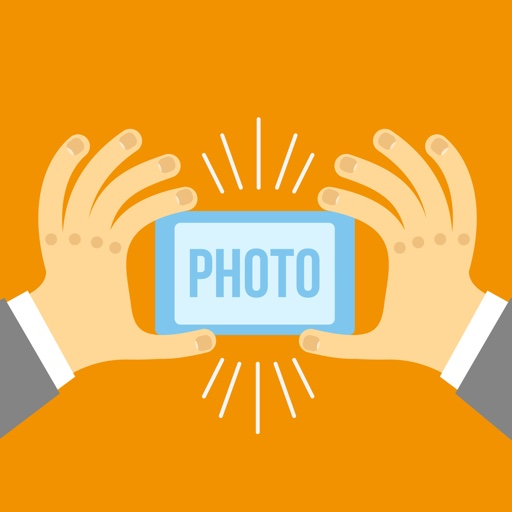
#> input picture img_filters/im.jpg, 512 x 512 px
$ python pil_stuff.py
#> lines starting #> are read from the running program, lines starting #| are printed output that depends on the picture
from PIL import Image, ImageFilter

im = Image.open('./im.jpg')
#> im is the input picture: PIL image 512x512 RGB; mean R, G, B 234.3, 167.3, 60.2

filt_img = im.filter(ImageFilter.MedianFilter(15))
filt_img.show()

filt_img = im.filter(ImageFilter.MinFilter(15))
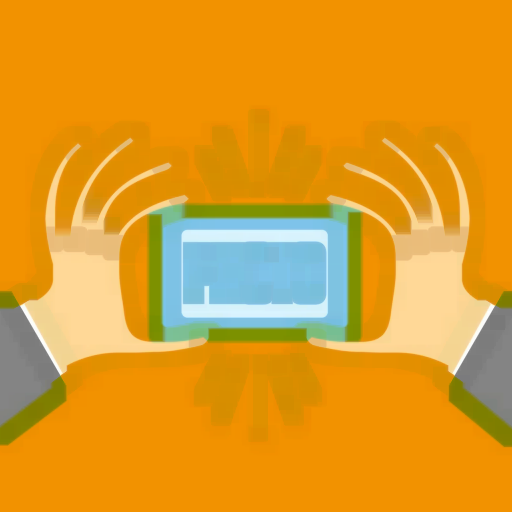
#> filt_img: PIL image 512x512 RGB; mean R, G, B 221.8, 155.5, 38.3
filt_img.show()

filt_img = im.filter(ImageFilter.MaxFilter(3))
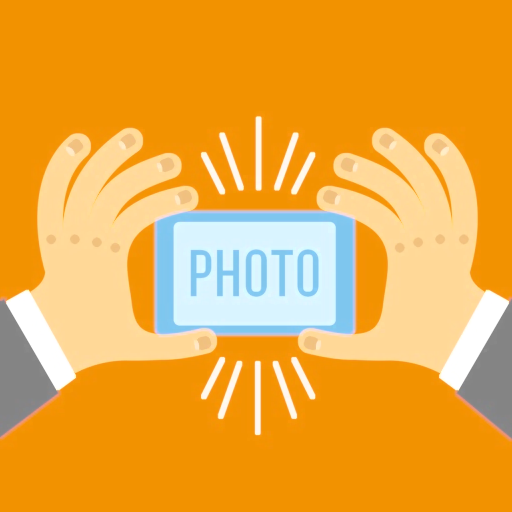
#> filt_img: PIL image 512x512 RGB; mean R, G, B 236.3, 169.9, 64.8
filt_img.show()

filt_img = im.filter(ImageFilter.BoxBlur(15))
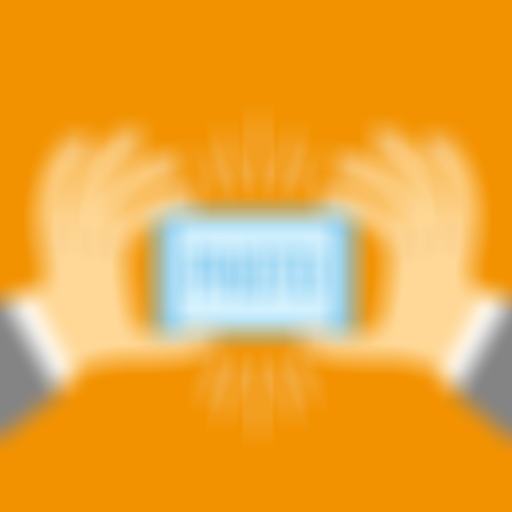
#> filt_img: PIL image 512x512 RGB; mean R, G, B 234.3, 167.3, 60.2
filt_img.show()

filt_img = im.filter(ImageFilter.GaussianBlur(15))
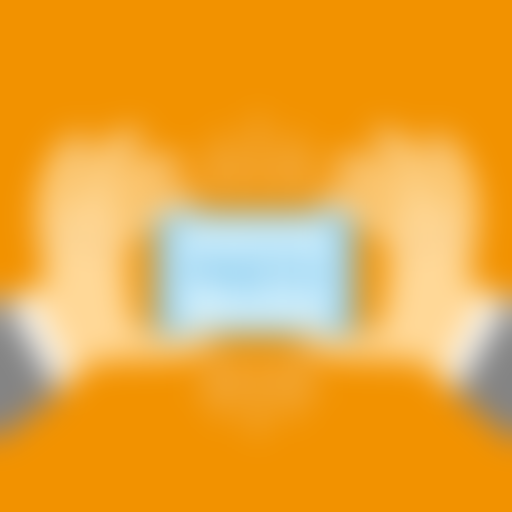
#> filt_img: PIL image 512x512 RGB; mean R, G, B 234.3, 167.3, 60.2
filt_img.show()

filt_img = im.filter(ImageFilter.EDGE_ENHANCE)
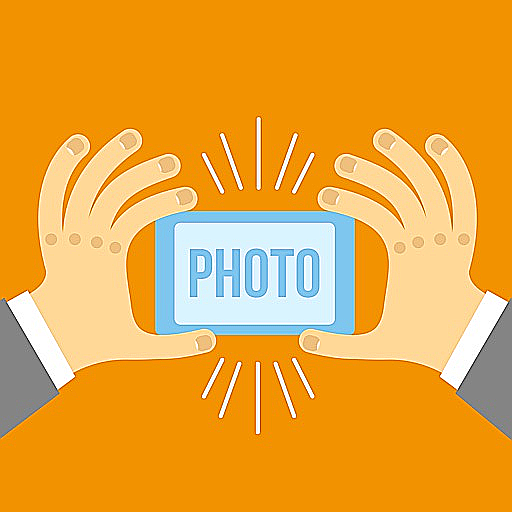
#> filt_img: PIL image 512x512 RGB; mean R, G, B 233.4, 166.5, 60.7
filt_img.show()

filt_img = im.filter(ImageFilter.EDGE_ENHANCE_MORE)
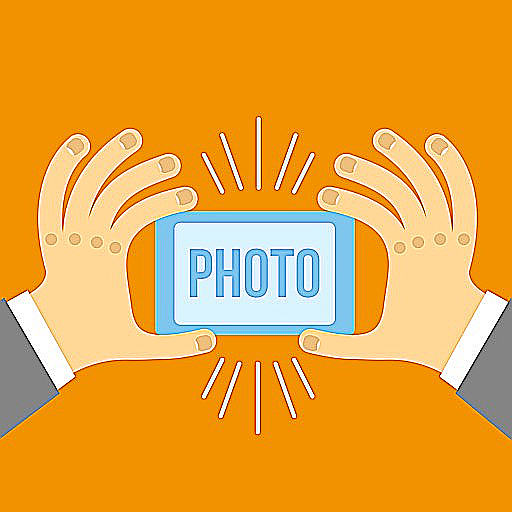
#> filt_img: PIL image 512x512 RGB; mean R, G, B 232, 165.1, 61.1
filt_img.show()

# Gaussian Blur is same as SMOOTH filter run over 10000 times
# filt_img = im
# for _ in range(0, 10000):
#     filt_img = filt_img.filter(ImageFilter.SMOOTH)
# filt_img.show()


# Max, Mean -> Image dependent
# Mean, median, weighted -> always smoothing
# Sobel, prewit -> Edge

filt_img = im
filt_img = filt_img.filter(ImageFilter.EMBOSS)
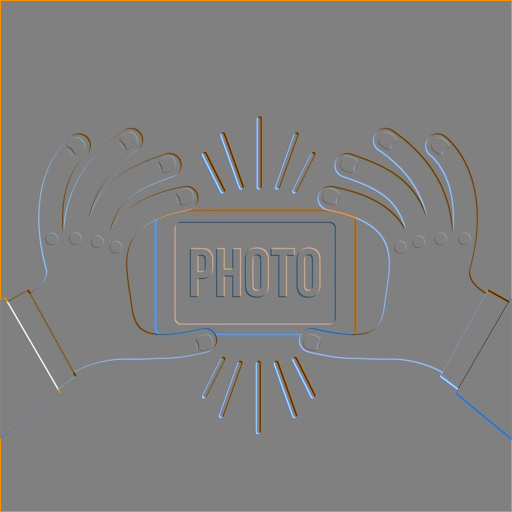
#> filt_img: PIL image 512x512 RGB; mean R, G, B 128.8, 128.1, 127.1
filt_img.show()

# filt_img = im.filter(ImageFilter.UnsharpMask)
# filt_img.show()
